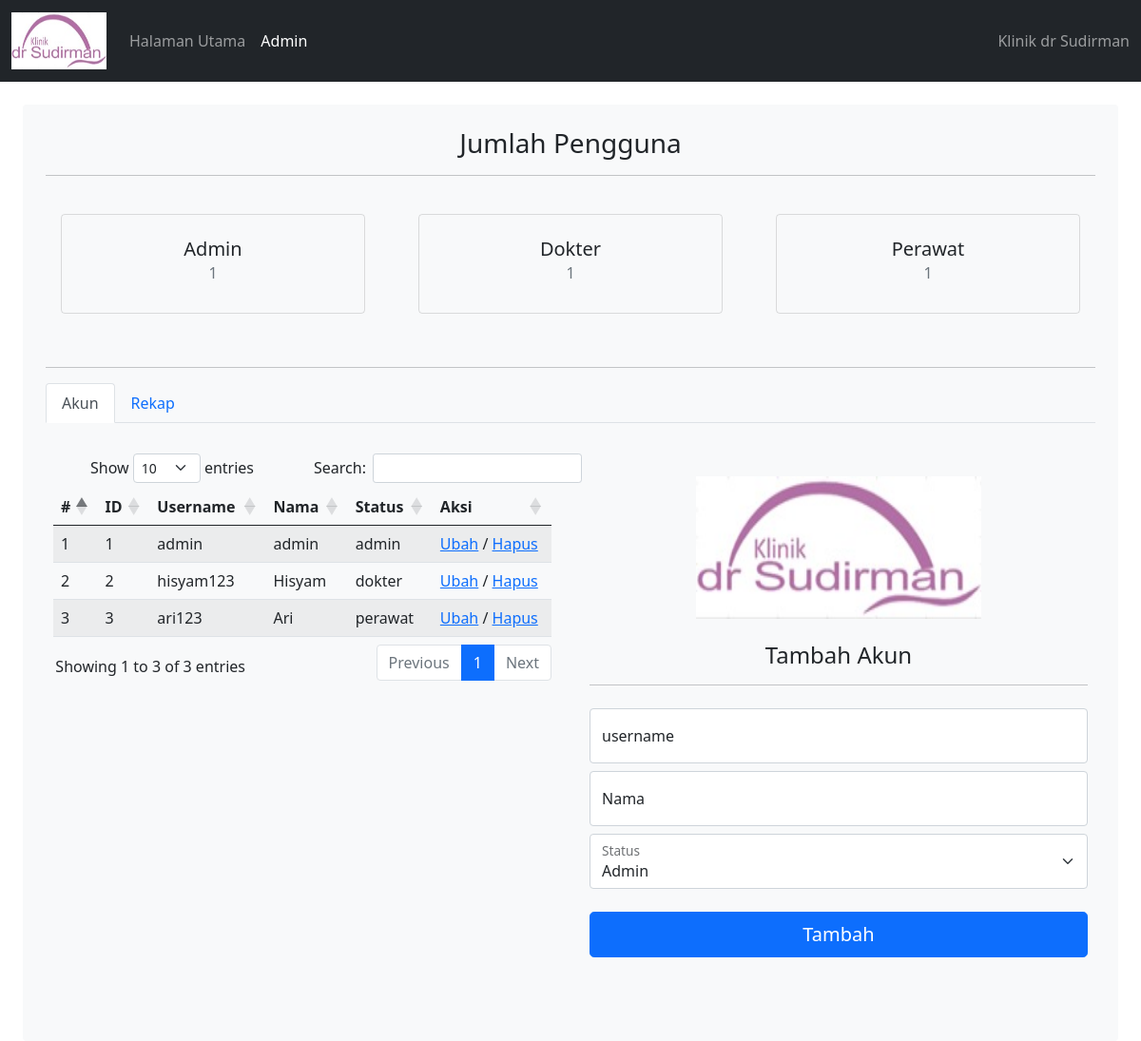
The app's page /admin.php (signed in) with its own data.
### tables this page shows
CREATE TABLE `pengguna` (
  `id` int(11) NOT NULL,
  `nama` varchar(255) NOT NULL,
  `status` set('perawat','dokter','admin') NOT NULL,
  `username` varchar(255) NOT NULL,
  `password` varchar(255) NOT NULL
);

### admin.php (the view, shortened to what this page needs)
<?php
    include 'login.php';
    include 'modal-cp.php';
    if($_SESSION['status'] == 'admin'){
?>
<!doctype html>
<html lang="en">
<head>
    <link href="https://cdn.jsdelivr.net/npm/bootstrap@5.0.0-beta3/dist/css/bootstrap.min.css" rel="stylesheet"
>
    <link rel="stylesheet" type="text/css" href="https://cdn.datatables.net/1.10.25/css/dataTables.bootstrap5.min.css">
</head>
<body>
    <nav class="navbar navbar-expand-lg navbar-dark bg-dark">
        <div class="container-fluid">
            <a class="navbar-brand" href="#"><img src="img/logo.jpg" alt="" width="100" height="60"
                    class="d-inline-block align-text-top"></a>
            <div class="collapse navbar-collapse" id="navbarText">
                <ul class="navbar-nav me-auto mb-2 mb-lg-0">
                    <li class="nav-item">
                        <a class="nav-link " aria-current="page" href="home.php">Halaman Utama</a>
                    </li>
                    <?php if ($_SESSION['status'] == 'admin') {
                        echo '
                                        <li class="nav-item">
                                            <a class="nav-link active" aria-current="page" href="#">Admin</a>
                                        </li>';
                    } ?>
                </ul>
                <span class="navbar-text text-center">
                    Klinik dr Sudirman
                </span>
            </div>
        </div>
    </nav>
    <div class="container-fluid">
        <div class="container-fluid mt-4">
            <div class="bg-light p-4 rounded text-center text-dark">
                <b>
                    <h3>Jumlah Pengguna</h3>
                </b>
                <hr>
                <center>
                    <div class="table">
                        <div class="row">
                            <div class="col">
                                <div class="card text-center mt-4" style="width: 20rem;">
                                    <div class="card-body">
                                        <h5 class="card-title">Admin</h5>
                                        <h6 class="card-subtitle mb-2 text-muted">
                                            <?php
                                            $admin = mysqli_query($conn, "SELECT * FROM pengguna WHERE status = 'admin'");
                                            $j_admin = mysqli_num_rows($admin);
                                            echo $j_admin;
                                            ?>
                                        </h6>
                                    </div>
                                </div>
                            </div>
                            <div class="col">
                                <div class="card text-center mt-4" style="width: 20rem;">
                                    <div class="card-body">
                                        <h5 class="card-title">Dokter</h5>
                                        <h6 class="card-subtitle mb-2 text-muted">
                                            <?php
                                            $asisten = mysqli_query($conn, "SELECT * FROM pengguna WHERE status = 'dokter'");
                                            $j_asisten = mysqli_num_rows($asisten);
                                            echo $j_asisten;
                                            ?>
                                        </h6>
                                    </div>
                                </div>
                            </div>
                            <div class="col">
                                <div class="card text-center mt-4" style="width: 20rem;">
                                    <div class="card-body">
                                        <h5 class="card-title">Perawat</h5>
                                        <h6 class="card-subtitle mb-2 text-muted">
                                            <?php
                                            $programmer = mysqli_query($conn, "SELECT * FROM pengguna WHERE status = 'perawat'");
                                            $j_programmer = mysqli_num_rows($programmer);
                                            echo $j_programmer;
                                            ?>
                                        </h6>
                                    </div>
                                </div>
                            </div>
                        </div>
                    </div>
                </center>
                <br>
                <hr>
                <nav>
                    <div class="nav nav-tabs" id="nav-tab" role="tablist">
                        <button class="nav-link active" id="nav-akun-tab" data-bs-toggle="tab"
                            data-bs-target="#nav-akun" type="button" role="tab" aria-controls="nav-akun"
                            aria-selected="true">Akun</button>
                        <button class="nav-link" id="nav-rekap-tab" data-bs-toggle="tab" data-bs-target="#nav-rekap"
                            type="button" role="tab" aria-controls="nav-rekap" aria-selected="false">Rekap</button>
                    </div>
                </nav>
                <div class="tab-content" id="nav-tabContent">
                    <div class="tab-pane fade mt-4 show active" id="nav-akun" role="tabpanel" aria-labelledby="nav-akun-tab">
                        <div class="table">
                            <div class="row">
                                <div class="col">
                                    <table class="table table-striped display" id="table-akun">
                                        <thead>
                                            <tr>
                                                <th scope="col">#</th>
                                                <th scope="col">ID</th>
                                                <th scope="col">Username</th>
                                                <th scope="col">Nama</th>
                                                <th scope="col">Status</th>
                                                <th scope="col">Aksi</th>
                                            </tr>
                                        </thead>
                                        <tbody>
                                            <?php
                                            $num = 1;
                                            $kategori = mysqli_query($conn, 'SELECT * FROM pengguna order by status DESC');
                                            while ($row = mysqli_fetch_array($kategori)) {
                                                $id = $row['id'];
                                                $npm = $row['username'];
                                                $nama = $row['nama'];
                                                $status = $row['status'];
                                                echo '
                                                                                    <tr>
                                                                                        <td>' .
                                                    $num .
                                                    '</td>
                                                                                        <td>' .
                                                    $id .
                                                    '</td>
                                                                                        <td>' .
                                                    $npm .
                                                    '</td>
                                                                                        <td>' .
                                                    $nama .
                                                    '</td>
                                                                                        <td>' .
                                                    $status .
                                                    '</td>
                                                                                        <td>
                                                                                            <a href="#" class="editbtn">Ubah</a>
                                                                                            /
                                                                                            <a href="#" class="akundel">Hapus</a>
                                                                                        </td>
                                                                                    </tr>';
                                                $num += 1;
                                            }
                                            ?>
                                        </tbody>
                                    </table>
                                </div>
                                <div class="col mt-4">
                                    <form method="post" action="proses.php?type=tdu">
                                        <img class="mb-4" src="img/logo.jpg" width="300" height="150">
                                        <h4>Tambah Akun</h4>
                                        <hr>
                                        <div class="form-floating mt-4">
                                            <input type="text" class="form-control" id="usernameAcc"
                                                placeholder="Username" name="username" require>
                                            <label for="usernameAcc">username</label>
                                        </div>
                                        <div class="form-floating mt-2">
                                            <input type="text" class="form-control" id="nameAcc"
                                                placeholder="Nama" name="nama" require>
                                            <label for="nameAcc">Nama</label>
                                        </div>
                                        <div class="mb-4 mt-2 form-floating">
                                            <select class="form-select" aria-label="Default select example"
                                                id="statusAcc" placeholder="Status" name="status" require>
                                                <option value='admin'>Admin</option>
                                            </select>
                                            <label for="statusAcc">Status</label>
                                        </div>
                                        <button class="mb-4 w-100 btn btn-lg btn-primary"
                                            type="submit">Tambah</button>
                                    </form>
                                </div>
                            </div>
                        </div>
                    </div>
                </div>
            </div>
        </div>
    </div>
</body>
</html>
<?php
    }elseif(!isset($_SESSION['username'])){
        header("location:index.php?notif=belum_login");
    }
?>

### modal-cp.php (shortened to what this page needs)
<link href="https://cdn.jsdelivr.net/npm/bootstrap@5.0.0-beta3/dist/css/bootstrap.min.css" rel="stylesheet"
>

### admin.php (style rules this page uses)
body { background-color: ; }

### records on screen
pengguna: id "1", username "admin", nama "admin", status "admin"
pengguna: id "2", username "hisyam123", nama "Hisyam", status "dokter"
pengguna: id "3", username "ari123", nama "Ari", status "perawat"

### other values on screen
$j_admin "1"
$j_asisten "1"
$j_programmer "1"
